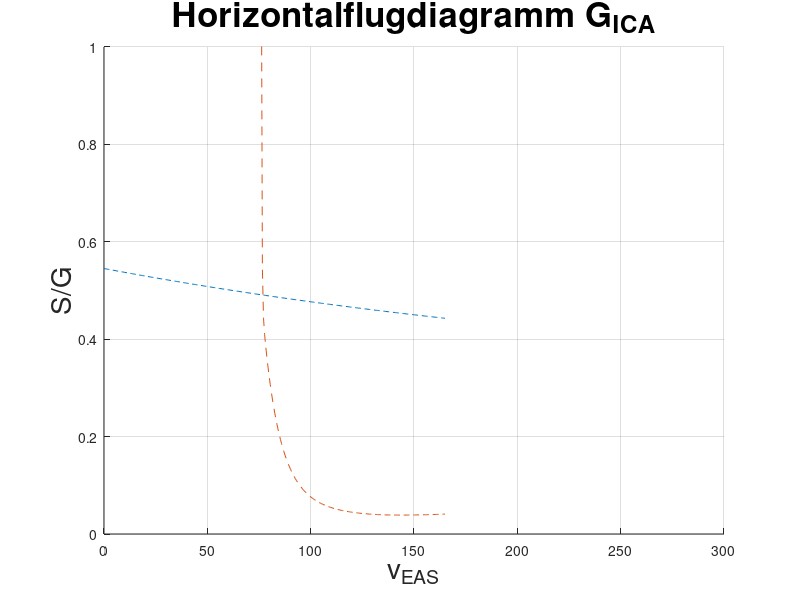

The MATLAB source for this figure: (Note: this script raises an error after producing the figure.)
% FE2 PS7 Visualisierung Flugleistung 1 


clc
clear all
close all


load Projekt_specs.mat
load Ergebnisse_FLugleistung_1.mat
load Ergebnisse_Widerstand_FE2.mat
load Ergebnisse_Massen_FE2.mat

% Anzahl der Plots
numPlots = length(Ergebnisse_Flugleistung_1.hoehe_m);

% Farbverlauf definieren
colorStart = [1, 0.2, 0];   % Startfarbe (RGB)
colorEnd = [0, 0, 1];     % Endfarbe (RGB)

% Farbwerte für jeden Plot berechnen
colors_1 = zeros(numPlots, 3);
colors_2 = zeros(numPlots, 3);
for i = 1:numPlots
    colors_1(i, :) = colorStart + (i-1) * (colorEnd - colorStart) / (numPlots-1);
    colors_2(i, :) = colorStart + (i-1) * (colorEnd - colorStart) / (numPlots-1);
end

% Linienarten definieren
lineStyles = {'--', '-', '-.', '-', '--', '-', '-.', '-', '--', '-', '-.', '-' }; % Gestrichelt, Gepunktet


%% Horizontalflugdiagramm

figure(1) % Horiontalflugdiagramm
hold on
grid on
title('Horizontalflugdiagramm G_{ICA}', 'FontSize',25);
ylabel('S/G', 'FontSize',20);
xlabel('v_{EAS}', 'FontSize',20);
xlim([0 300]);
ylim([0 1]);

% p1_1(n_datensatz) = plot(v_EAS_j, S_G_vorh_j(n_datensatz, :), 'Color',colors_1(n_datensatz,:), 'LineStyle','--');
% p1_2(n_datensatz) = plot(v_EAS_j, S_G_erf_j(n_datensatz, :),  'Color',colors_2(n_datensatz,:), 'LineStyle','-');
% Plots erstellen
for n_plot = 1:numPlots
    autoplot_1(n_plot,1) = plot(Ergebnisse_Flugleistung_1.v_EAS_j, Ergebnisse_Flugleistung_1.S_G_vorh_j(n_plot,:), 'LineStyle', lineStyles{1,n_plot}); % , 'Color', colors(n_plot, :), 'LineStyle', lineStyles{1,n_plot});
    autoplot_2(n_plot,1) = plot(Ergebnisse_Flugleistung_1.v_EAS_j, Ergebnisse_Flugleistung_1.S_G_erf_j(n_plot,:), 'LineStyle', lineStyles{1,n_plot}); % , 'Color', colors(n_plot, :), 'LineStyle', lineStyles{1,n_plot});
    Legend{2*n_plot-1} =  '(S/G)_{erf} Hoehe ' + sprintf("%d",Ergebnisse_Flugleistung_1.hoehe_m(n_plot)) + 'm' ;
    Legend{2*n_plot} =  '(S/G)_{vorh} Hoehe ' + sprintf("%d",Ergebnisse_Flugleistung_1.hoehe_m(n_plot)) + 'm';
    legend(Legend(1:n_plot*2),Location='eastoutside', FontSize=10);

end


% plot(v_EAS_j(n_datensatz, :), eps_inkomp_j(n_datensatz, :), '--b');
hold off


%% SET

figure(2) % SET
hold on 
grid on
title('Spezifischer Schubüberschuss G_{ICA}', 'FontSize',25)
ylabel('SET','FontSize',20);
xlabel('v_{TAS}','FontSize',20);
xlim([0 350]);
ylim([0 0.7]);

% p2_1(n_datensatz) = plot(v_TAS_j(n_datensatz, :), SET(n_datensatz, :), 'Color',colors_2(n_datensatz,:), 'LineStyle','-');
% p2_2(n_datensatz) = plot(v_TAS_j(n_datensatz, SET_x(n_datensatz,1)), SET_y(n_datensatz,1), '*k');
% Legend2{n_datensatz*2-1} = 'SET in [rad] Hoehe ' + sprintf("%d",hoehe_m(n_datensatz)) + 'm';
% Legend2{n_datensatz*2} = '';
% legend(Legend2(1:n_datensatz*2), Location='eastoutside', FontSize=16)


for n_plot = 1:numPlots
    autoplot2_1(n_plot,1) = plot(Ergebnisse_Flugleistung_1.v_TAS_j(n_plot,:), Ergebnisse_Flugleistung_1.SET(n_plot,:), 'LineStyle', lineStyles{1,n_plot}); % , 'Color', colors(n_plot, :), 'LineStyle', lineStyles{1,n_plot});
    autoplot2_2(n_plot,1) = plot(Ergebnisse_Flugleistung_1.v_TAS_j(n_plot, Ergebnisse_Flugleistung_1.Hochpunkte.SET_x(n_plot,1)), Ergebnisse_Flugleistung_1.Hochpunkte.SET_y(n_plot,:), '*b'); % , 'Color', colors(n_plot, :), 'LineStyle', lineStyles{1,n_plot});
    
    Legend2{2*n_plot-1} =  'SET in rad, Hoehe ' + sprintf("%d",Ergebnisse_Flugleistung_1.hoehe_m(n_plot)) + 'm' ;
    Legend2{2*n_plot} =  '' + sprintf("%d",Ergebnisse_Flugleistung_1.hoehe_m(n_plot)) + 'm';
    legend(Legend2(1:n_plot*2),Location = 'eastoutside', FontSize=10);

end

hold off

%% SEP

figure(3)
hold on 
grid on
title('Spezifischer Überschussleistung G_{ICA}', 'FontSize',25)
ylabel('SEP','FontSize',20);
xlabel('v_{TAS}','FontSize',20);
xlim([0 350]);
ylim([0 100]);

% p3_1(n_datensatz) = plot(v_TAS_j(n_datensatz, :), SEP(n_datensatz, :), 'Color',colors_2(n_datensatz,:), 'LineStyle','-');
% p3_2(n_datensatz) = plot(v_TAS_j(n_datensatz, SEP_x(n_datensatz,1)), SEP_y(n_datensatz,1), '*b');
for n_plot = 1:numPlots
    autoplot3_1(n_plot,1) = plot(Ergebnisse_Flugleistung_1.v_TAS_j(n_plot, :), Ergebnisse_Flugleistung_1.SEP(n_plot, :), 'Color',colors_2(n_plot,:), 'LineStyle','-');
    autoplot3_2(n_plot,1) = plot(Ergebnisse_Flugleistung_1.v_TAS_j(n_plot, Ergebnisse_Flugleistung_1.Hochpunkte.SEP_x(n_plot,1)), Ergebnisse_Flugleistung_1.Hochpunkte.SEP_y(n_plot,1), '*b');
    Legend3{n_plot*2-1} = 'SEP in m/s, Hoehe ' + sprintf("%d",Ergebnisse_Flugleistung_1.hoehe_m(n_plot)) + 'm' ;
    Legend3{n_plot*2} ='';
    legend(Legend3(1:n_plot*2), Location = 'eastoutside', FontSize=16)
end

hold off

%% SR

figure(4) % SR

hold on 
grid on
title('Spezifische Reichweite G_{ICA}','FontSize',25)
ylabel('SR in m/kg','FontSize',20);
xlabel('v_{TAS} in m/s','FontSize',20);
xlim([0 300]);
ylim([0 20]);

for n_plot = 1:numPlots
    autoplot4_1(n_plot,1) = plot(Ergebnisse_Flugleistung_1.v_TAS_j(n_plot, :), Ergebnisse_Flugleistung_1.SR(n_plot, :), 'Color',colors_2(n_plot,:), 'LineStyle','-');
    autoplot4_2(n_plot,1) = plot(Ergebnisse_Flugleistung_1.v_TAS_j(n_plot, Ergebnisse_Flugleistung_1.Hochpunkte.SR_x(n_plot,1)), Ergebnisse_Flugleistung_1.Hochpunkte.SR_y(n_plot,1), '*k');
    Legend4{n_plot*2-1} = 'SEP in m/kg Hoehe ' + sprintf("%d",Ergebnisse_Flugleistung_1.hoehe_m(n_plot)) + 'm' ;
    Legend4{n_plot*2} = '';
    legend(Legend4(1:n_plot*2), Location='eastoutside', FontSize=16)

end

hold off

%% Spezifische Flugdauer
figure(5) 

hold on 
grid on 
title('Spezifische Flugdauer G_{ICA}','FontSize',25)
ylabel('SE in s/kg','FontSize',20);
xlabel('v_{TAS} in m/s','FontSize',20);
xlim([0 350]);

for n_plot = 1:numPlots
autoplot5_1(n_plot,1) = plot(Ergebnisse_Flugleistung_1.v_TAS_j(n_plot, :) , Ergebnisse_Flugleistung_1.SE(n_plot,:), 'Color',colors_2(n_plot,:), 'LineStyle','-' );
autoplot5_2(n_plot,1) = plot(Ergebnisse_Flugleistung_1.v_TAS_j(n_plot, Ergebnisse_Flugleistung_1.Hochpunkte.SE_x(n_plot,1)), Ergebnisse_Flugleistung_1.Hochpunkte.SE_y(n_plot,1), '*k');
Legend5{n_plot*2-1} = ' in s/kg, Hoehe ' + sprintf("%d",Ergebnisse_Flugleistung_1.hoehe_m(n_plot)) + 'm' ;
Legend5{n_plot*2} = '';
legend(Legend5(1:n_plot*2), Location='eastoutside', FontSize=16)

end
hold off

%% Optimalgeschwindigkeiten 

figure(6)
hold on 
grid on 

title('Optimalgeschwindigkeiten bei G_{LDG}','FontSize',25)

ylabel('H in m','FontSize',20);
xlabel('v_{TAS} in m/s','FontSize',20);
xlim([0 350]);


plot(Ergebnisse_Flugleistung_1.TAS_SR_H_vec(1:10,1), Ergebnisse_Flugleistung_1.TAS_SR_H_vec(1:10,3),'k');
plot(Ergebnisse_Flugleistung_1.TAS_SEP_H_vec(1:10,1), Ergebnisse_Flugleistung_1.TAS_SEP_H_vec(1:10,3),'b');
plot(Ergebnisse_Flugleistung_1.TAS_SET_H_vec(1:10,1), Ergebnisse_Flugleistung_1.TAS_SET_H_vec(1:10,3),'r');

legend('SR', 'SEP', 'SET', 'FontSize',15)

hold off


%% Flugbereichsdiagramm



hoehe_CR = round(unitsratio('m','ft')*(specs.flight_level*10^2));

figure(7)
hold on
grid on

title('Flugbereichsdiagramm', FontSize=25)
xlabel('v_{TAS} in m/s', FontSize=20);
ylabel('H in m', FontSize=20);

pl(1) = plot(v_s_1g, Ergebnisse_Flugleistung_1.hoehe_m, '--b');
pl(2) = plot(v_s_min, Ergebnisse_Flugleistung_1.hoehe_m, 'k');
pl(3) = plot(v_BO, Ergebnisse_Flugleistung_1.hoehe_m, 'r');

pl(4) = plot(Ergebnisse_Flugleistung_1.TAS_SR_H_vec(:,1), Ergebnisse_Flugleistung_1.TAS_SR_H_vec(:,3),'.-k');
pl(5) = plot(Ergebnisse_Flugleistung_1.TAS_SEP_H_vec(:,1), Ergebnisse_Flugleistung_1.TAS_SEP_H_vec(:,3),'.-b');
pl(6) = plot(Ergebnisse_Flugleistung_1.TAS_SET_H_vec(:,1), Ergebnisse_Flugleistung_1.TAS_SET_H_vec(:,3),'.-r');
pl(7) = plot(Ergebnisse_Flugleistung_1.TAS_SE_H_vec(:,1), Ergebnisse_Flugleistung_1.TAS_SE_H_vec(:,3),'.-m');

pl(8) = plot(Ergebnisse_Flugleistung_1.v_MO, Ergebnisse_Flugleistung_1.hoehe_m, 'g');

% 
% pl(9) = plot(v_min_HFD, hoehe_m.', '.-g');
% pl(10) = plot(v_max_HFD, hoehe_m, '.-k');

pl(11) = plot(specs.Ma_CR * ISA.a(hoehe_CR), hoehe_CR, '*r'); % Design point

legend('v_s_{1g}', 'v_s_{min}', 'Ma_{BO}', 'SR_{max}', 'SEP_{max}', 'SET_{max}', 'SE_{max}', 'v_{MO}', 'DP', 'FontSize',15 ,Location='eastoutside');

















